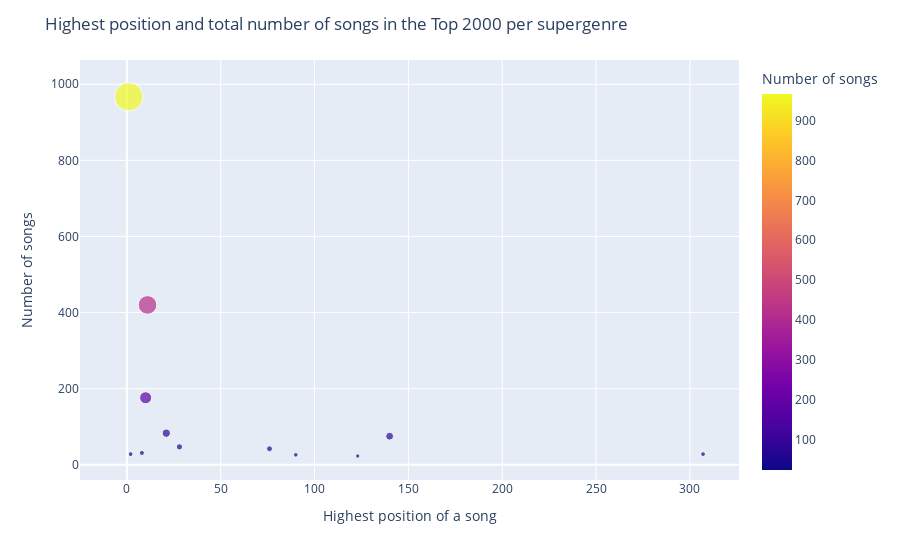

Notebook code for this chart:
### Code cell
#changing some column values and names to make it more pretty and English for visualisation
supergenre_counter['genre'] = supergenre_counter['genre'].str.capitalize()
supergenre_counter = supergenre_counter.rename(columns={'hoogste positie': 'Highest position of a song', 'aantal nummers': 'Number of songs'})

#visualising the data
fig = px.scatter(supergenre_counter, x='Highest position of a song', y='Number of songs', hover_name='genre', color='Number of songs', size = 'Number of songs')

fig.update_layout(
    title = "Highest position and total number of songs in the Top 2000 per supergenre",
)

fig.show()

#writing the figure to html, figure is visible at: https://almaliezenga.github.io/Top2000/html/supergenre_counter
pio.write_html(fig, file='html/supergenre_counter.html', auto_open=True)

### Figure 1 — Plotly figure (JSON) as saved in the notebook; plotly's stock layout.template omitted (floating-point values rounded to 4 significant figures)
{"data": [{"hovertemplate": "<b>%{hovertext}</b><br><br>Highest position of a song=%{x}<br>Number of songs=%{marker.color}<extra></extra>", "hovertext": ["Rock", "Country", "Metal", "Nederlandstalig", "Pop", "Soul", "Folk", "Hiphop", "Blues", "Reggae", "Electronic", "Jazz"], "legendgroup": "", "marker": {"color": [967, 28, 31, 176, 420, 83, 47, 42, 26, 23, 75, 28], "coloraxis": "coloraxis", "size": [967, 28, 31, 176, 420, 83, 47, 42, 26, 23, 75, 28], "sizemode": "area", "sizeref": 2.417, "symbol": "circle"}, "mode": "markers", "name": "", "orientation": "v", "showlegend": false, "type": "scatter", "x": [1, 2, 8, 10, 11, 21, 28, 76, 90, 123, 140, 307], "xaxis": "x", "y": [967, 28, 31, 176, 420, 83, 47, 42, 26, 23, 75, 28], "yaxis": "y"}], "layout": {"coloraxis": {"colorbar": {"title": {"text": "Number of songs"}}, "colorscale": [[0, "#0d0887"], [0.1111, "#46039f"], [0.2222, "#7201a8"], [0.3333, "#9c179e"], [0.4444, "#bd3786"], [0.5556, "#d8576b"], [0.6667, "#ed7953"], [0.7778, "#fb9f3a"], [0.8889, "#fdca26"], [1, "#f0f921"]]}, "legend": {"itemsizing": "constant", "tracegroupgap": 0}, "margin": {"t": 60}, "title": {"text": "Highest position and total number of songs in the Top 2000 per supergenre"}, "xaxis": {"anchor": "y", "domain": [0, 1], "title": {"text": "Highest position of a song"}}, "yaxis": {"anchor": "x", "domain": [0, 1], "title": {"text": "Number of songs"}}}}
